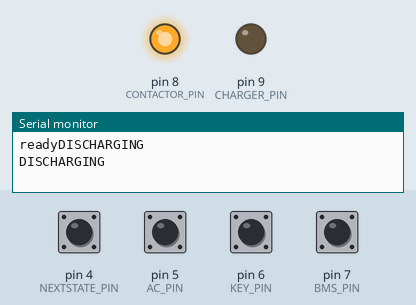
Simulated run of this sketch. Board: Arduino Uno, built with avr-gcc and run on an emulated ATmega328P. Parts: output pins drawn as LEDs (lit = HIGH), the last lines printed to the serial monitor. The test bench sets the inputs (shaded band); at power-on: pin 4 (NEXTSTATE_PIN), pin 5 (AC_PIN), pin 6 (KEY_PIN), pin 7 (BMS_PIN) HIGH.

Above: at 1.2 s.
1.3 s: pin 4 (NEXTSTATE_PIN) pulled LOW for 0.15 s
At 3.9 s:
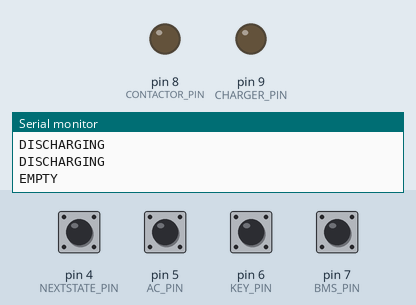
4.4 s: pin 5 (AC_PIN) pulled LOW for 1 s
At 6.8 s:
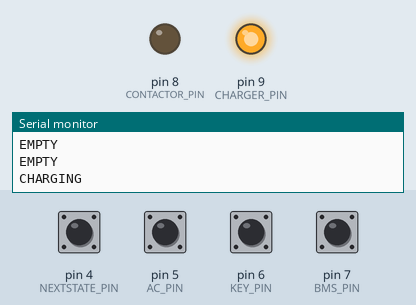
11.5 s: pin 4 (NEXTSTATE_PIN) pulled LOW for 1 s
At 14.0 s:
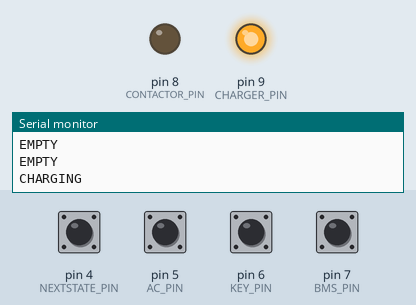
14.5 s: pin 5 (AC_PIN) pulled LOW for 0.15 s
At 16.3 s:
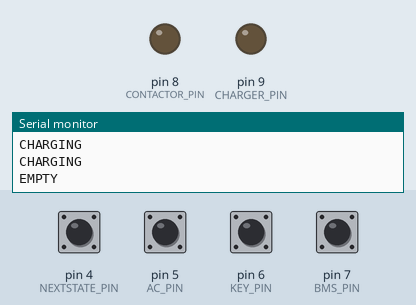
Timing chart, 0 to 17.8 s (numbered marks = the images above; inputs shaded):
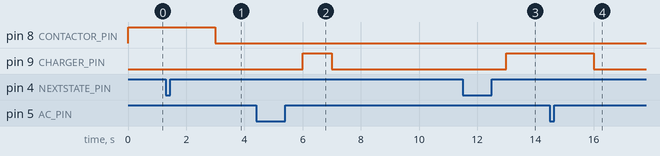

The sketch:

bms.ino
```cpp
#include <PinChangeInterrupt.h>
#include <PinChangeInterruptBoards.h>
#include <PinChangeInterruptPins.h>
#include <PinChangeInterruptSettings.h>

#define CONTACTOR_PIN 8
#define CHARGER_PIN 9
#define BMS_PIN 7
#define KEY_PIN 6
#define AC_PIN 5
#define NEXTSTATE_PIN 4

typedef enum {
  STANDBY,
  DISCHARGING,
  EMPTY,
  CHARGING,
} bms_state_t;

typedef enum {
  BMS_OPENED,
  BMS_CLOSED,
  AC_UNPLUGGED,
  AC_PLUGIN,
  KEY_ON,
  KEY_OFF,
} bms_event_t;

bms_state_t state;
bms_state_t nextState;

uint8_t keyOnCount = 0;

void setup() {
  // set up IO pin modes
  pinMode(CONTACTOR_PIN, OUTPUT);   // First and second relay from the left
  pinMode(CHARGER_PIN, OUTPUT);

  pinMode(AC_PIN, INPUT_PULLUP);     // Digital inputs 6, 5, 4 on relay board
  pinMode(KEY_PIN, INPUT_PULLUP);
  pinMode(BMS_PIN, INPUT_PULLUP);

  // set up interrupts
  attachPCINT(digitalPinToPCINT(BMS_PIN), bmsChange, CHANGE);
  attachPCINT(digitalPinToPCINT(AC_PIN), acChange, CHANGE);
  attachPCINT(digitalPinToPCINT(KEY_PIN), keyChange, CHANGE);
  attachPCINT(digitalPinToPCINT(NEXTSTATE_PIN), advanceState, FALLING);

  // set up initial state

  state = DISCHARGING;
  nextState = state;

  Serial.begin(115200);
  Serial.write("ready");
}

void loop()
{
  // set outputs for each state
  switch(state) {
    case STANDBY:
      Serial.println("STANDBY");
      digitalWrite(CONTACTOR_PIN, LOW);
      digitalWrite(CHARGER_PIN, LOW);
      break;
    case DISCHARGING:
      Serial.println("DISCHARGING");
      digitalWrite(CONTACTOR_PIN, HIGH);
      digitalWrite(CHARGER_PIN, LOW);
      break;
    case EMPTY:
      Serial.println("EMPTY");
      digitalWrite(CONTACTOR_PIN, LOW);
      digitalWrite(CHARGER_PIN, LOW);
      break;
    case CHARGING:
      Serial.println("CHARGING");
      digitalWrite(CONTACTOR_PIN, LOW);
      digitalWrite(CHARGER_PIN, HIGH);
      break;
    default: // Unknown state, something is wrong, shut everything down
      digitalWrite(CONTACTOR_PIN, LOW);
      digitalWrite(CHARGER_PIN, LOW);
      break;
  }

  state = nextState;
  delay(1000);  // delay so we don't clatter the contactor
}

void handleBMSEvent(uint8_t event) {
  switch(state) {
    case DISCHARGING:
      switch (event) {
        case BMS_OPENED:
          nextState = EMPTY;
          break;
        case BMS_CLOSED:
          nextState = DISCHARGING;
          break;
        case AC_UNPLUGGED:
          nextState = DISCHARGING;
          break;
        case AC_PLUGIN:
          nextState = CHARGING;
          break;
        case KEY_ON:
          nextState = DISCHARGING;
          break;
        case KEY_OFF:
          nextState = STANDBY;
          break;
      }
      break;
    case EMPTY:
      switch (event) {
        case BMS_OPENED:
        nextState = EMPTY;
          break;
        case BMS_CLOSED:
          nextState = STANDBY;
          break;
        case AC_UNPLUGGED:
          nextState = digitalRead(BMS_PIN) == LOW ? STANDBY : EMPTY;
          break;
        case AC_PLUGIN:
          nextState = CHARGING;
          break;
        case KEY_ON:
          nextState = EMPTY;
          break;
        case KEY_OFF:
          nextState = EMPTY;
          break;
      }
      break;
    case CHARGING:
      switch (event) {
        case BMS_OPENED:
          nextState = STANDBY;
          break;
        case BMS_CLOSED:
          nextState = CHARGING;
          break;
        case AC_UNPLUGGED:
          nextState = digitalRead(BMS_PIN) == LOW ? STANDBY : EMPTY;
          break;
        case AC_PLUGIN:
          nextState = CHARGING;
          break;
        case KEY_ON:
          nextState = CHARGING;
          break;
        case KEY_OFF:
          nextState = CHARGING;
          break;
      }
      break;
    case STANDBY:
      switch (event) {
        case BMS_OPENED:
          nextState = EMPTY;
          break;
        case BMS_CLOSED:
          nextState = STANDBY;
          break;
        case AC_UNPLUGGED:
          nextState = STANDBY;
          break;
        case AC_PLUGIN:
          nextState = CHARGING;
          break;
        case KEY_ON:
          nextState = DISCHARGING;
          break;
        case KEY_OFF:
          nextState = STANDBY;
          break;
      }
      break;
  }
}

void bmsChange() {
  noInterrupts();
  uint8_t bmsEdge = getPinChangeInterruptTrigger(digitalPinToPCINT(BMS_PIN));
  handleBMSEvent(bmsEdge == RISING ? BMS_OPENED : BMS_CLOSED);
  delay(50);
  interrupts();
}

void acChange() {
  noInterrupts();
  uint8_t acEdge = getPinChangeInterruptTrigger(digitalPinToPCINT(AC_PIN));
  handleBMSEvent(acEdge == RISING ? AC_UNPLUGGED : AC_PLUGIN);
  delay(50);
  interrupts();
}

void keyChange() {
  noInterrupts();
  uint8_t keyEdge = getPinChangeInterruptTrigger(digitalPinToPCINT(KEY_PIN));
  if(keyEdge == FALLING && state == EMPTY && ++keyOnCount == 3) {
    nextState = DISCHARGING;
    keyOnCount = 0;
    delay(50);
    interrupts();
    return;
  }
  handleBMSEvent(keyEdge == RISING ? KEY_OFF : KEY_ON);
  delay(50);
  interrupts();
}

void advanceState() {
  noInterrupts();
  switch (state) {
    case STANDBY:
      nextState = DISCHARGING;
      break;
    case CHARGING:
      nextState = STANDBY;
      break;
    case DISCHARGING:
      nextState = EMPTY;
      break;
    case EMPTY:
      nextState = CHARGING;
  }
  delay(100);
  interrupts();
}
```

Measured:
- after the input at 1.3 s, pin 8 (CONTACTOR_PIN): HIGH → LOW after 1.7 s
- after the input at 4.4 s, pin 9 (CHARGER_PIN): LOW → HIGH after 1.6 s, → LOW 1.0 s later
- after the input at 11.5 s, pin 9 (CHARGER_PIN): LOW → HIGH after 1.5 s
- after the input at 14.5 s, pin 9 (CHARGER_PIN): HIGH → LOW after 1.5 s
